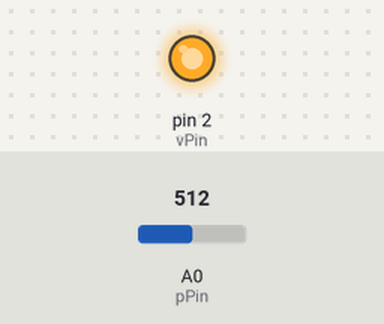
The sketch below on a simulated Arduino Uno, built with avr-gcc and run on an emulated ATmega328P. Shown: output pins drawn as LEDs (lit = HIGH). Inputs (shaded band) come from the test bench; at power-on: A0 (pPin) = 512.

Above: at 1.2 s.
1.3 s: A0 (pPin) set to 368
2.8 s: A0 (pPin) set to 345
At 3.8 s:
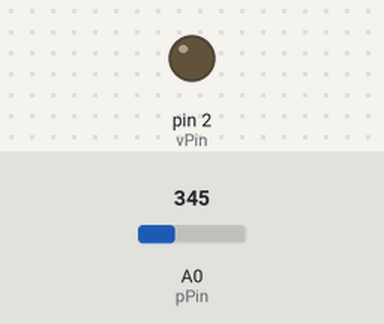
4.3 s: A0 (pPin) set to 511
At 4.9 s:
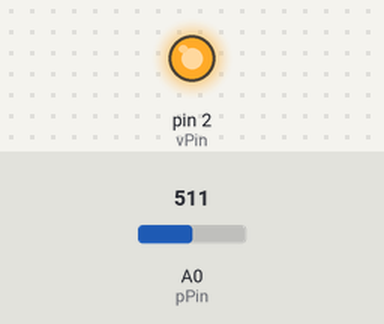
5.8 s: A0 (pPin) set to 306
At 7.2 s:
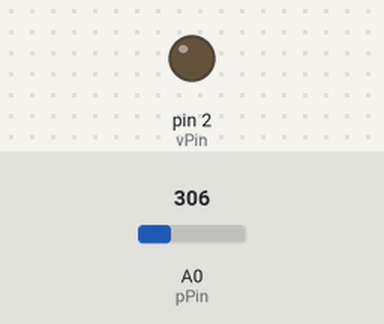
Timing chart, 0 to 8.3 s (numbered marks = the images above; inputs shaded):
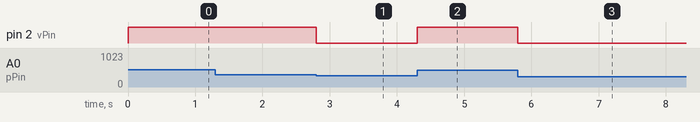

The sketch:

pressure-vibration.ino
```cpp
int vPin = 2;
int pPin = A0;

void setup() {
  Serial.begin(9600);
}

void loop() {
//Pressure sensor code:
int p = analogRead(pPin)/4;
int ppow = pow((double)p/256, 0.66)*256;
analogWrite(vPin, ppow);
}
```

Measured:
- the behaviour switches between 360 and 359 on A0 (pPin) (found by bisection; images 0 and 1)
- after the input at 1.3 s, every drawn part: stays the same
- after the input at 2.8 s, pin 2 (vPin): HIGH → LOW at once
- after the input at 4.3 s, pin 2 (vPin): LOW → HIGH at once
- after the input at 5.8 s, pin 2 (vPin): HIGH → LOW at once
